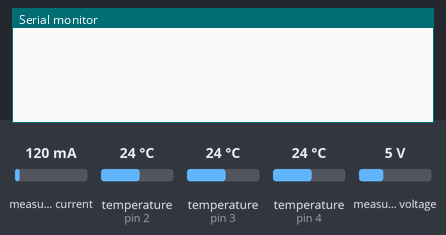
Recording of a sketch running on a simulated Arduino Uno, built with avr-gcc and run on an emulated ATmega328P. On the bench: the last lines printed to the serial monitor. Inputs (shaded band) come from the test bench; at power-on: temperature (sensors on pin 2, pin 3, pin 4) 24 °C, measured voltage 5 V, measured current 120 mA.

Above: at 1.2 s.
1.3 s: temperature (sensor on pin 2) set to 12 °C
At 3.5 s:
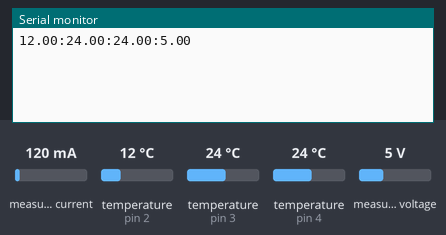
8.1 s: temperature (sensor on pin 3) set to 12 °C
At 11.8 s:
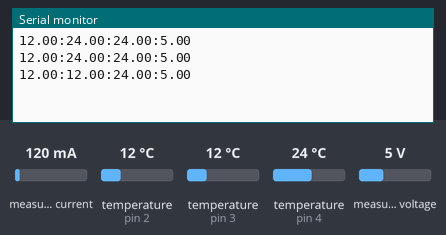
12.1 s: temperature (sensor on pin 4) set to 12 °C
At 15.9 s:
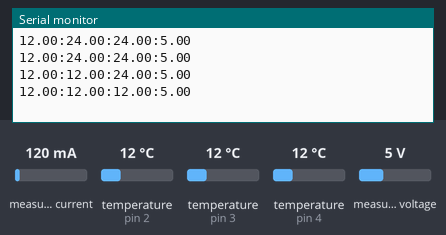
16.1 s: measured voltage set to 0.3 V
At 19.9 s:
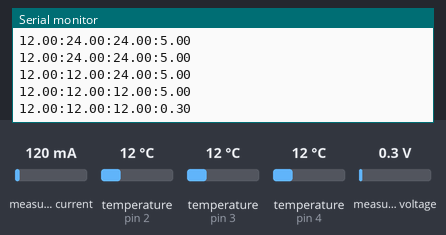
20.1 s: temperature (sensor on pin 2) set to 19 °C
At 24.0 s:
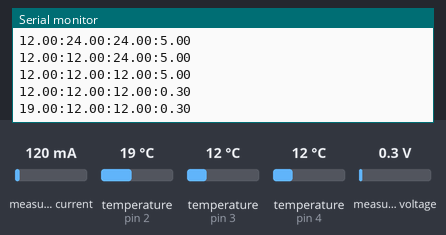
24.1 s: temperature (sensor on pin 3) set to 19 °C
At 28.5 s:
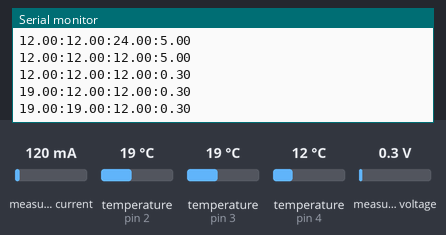
Timing chart, 0 to 29.1 s (numbered marks = the images above; inputs shaded):
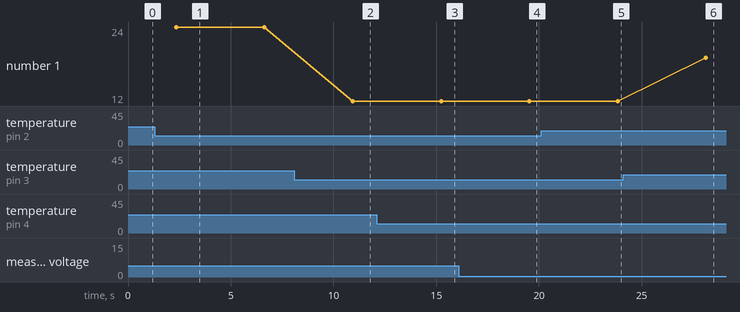

Measured:
- after the input at 1.3 s, the serial monitor: prints a new line after 1.0 s (image 1)
- after the input at 8.1 s, the serial monitor: prints a new line after 2.8 s (image 2)
- after the input at 12.1 s, the serial monitor: prints a new line after 3.1 s (image 3)
- after the input at 16.1 s, the serial monitor: prints a new line after 3.4 s (image 4)
- after the input at 20.1 s, the serial monitor: prints a new line after 3.7 s (image 5)
- after the input at 24.1 s, the serial monitor: prints a new line after 4.0 s (image 6)

The sketch:

PS1.ino
```cpp
#include <Wire.h>
#include <DallasTemperature.h>
#include <OneWire.h>
#include <Adafruit_INA219.h>

// ---------- DS18B20 ----------
#define DS18B20_1_PIN 2
#define DS18B20_2_PIN 3
#define DS18B20_3_PIN 4

OneWire oneWire1(DS18B20_1_PIN);
DallasTemperature sensor1(&oneWire1);

OneWire oneWire2(DS18B20_2_PIN);
DallasTemperature sensor2(&oneWire2);

OneWire oneWire3(DS18B20_3_PIN);
DallasTemperature sensor3(&oneWire3);

// ---------- INA219 ----------
Adafruit_INA219 ina219;

void setup() {
  Serial.begin(115200);

  // Inicializa sensores
  sensor1.begin();
  sensor2.begin();
  sensor3.begin();

  if (!ina219.begin()) {
    Serial.println("Falha ao encontrar INA219!");
    while (1) delay(10);
  }

  ina219.setCalibration_32V_2A();
}

void loop() {

  // ---------- Leitura dos sensores ----------
  float busVoltage = ina219.getBusVoltage_V();
  float current = ina219.getCurrent_mA();
  sensor1.requestTemperatures();
  sensor2.requestTemperatures();
  sensor3.requestTemperatures();
  float temp1 = sensor1.getTempCByIndex(0);
  float temp2 = sensor2.getTempCByIndex(0);
  float temp3 = sensor3.getTempCByIndex(0);

  // ---------- Envio Serial ----------
  Serial.print(temp1); Serial.print(":");
  Serial.print(temp2); Serial.print(":");
  Serial.print(temp3); Serial.print(":");
  Serial.println(busVoltage);

  delay(2000);
}
```
